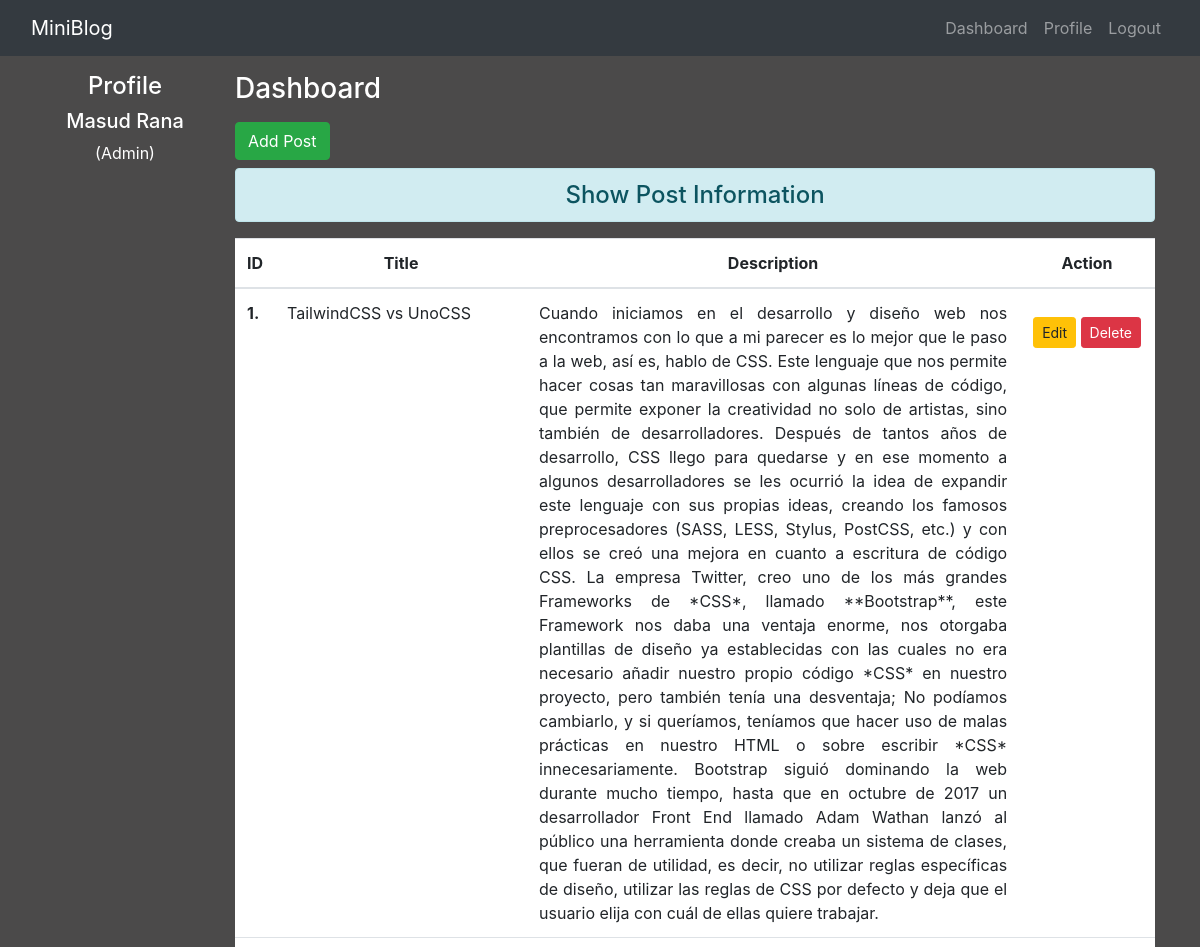
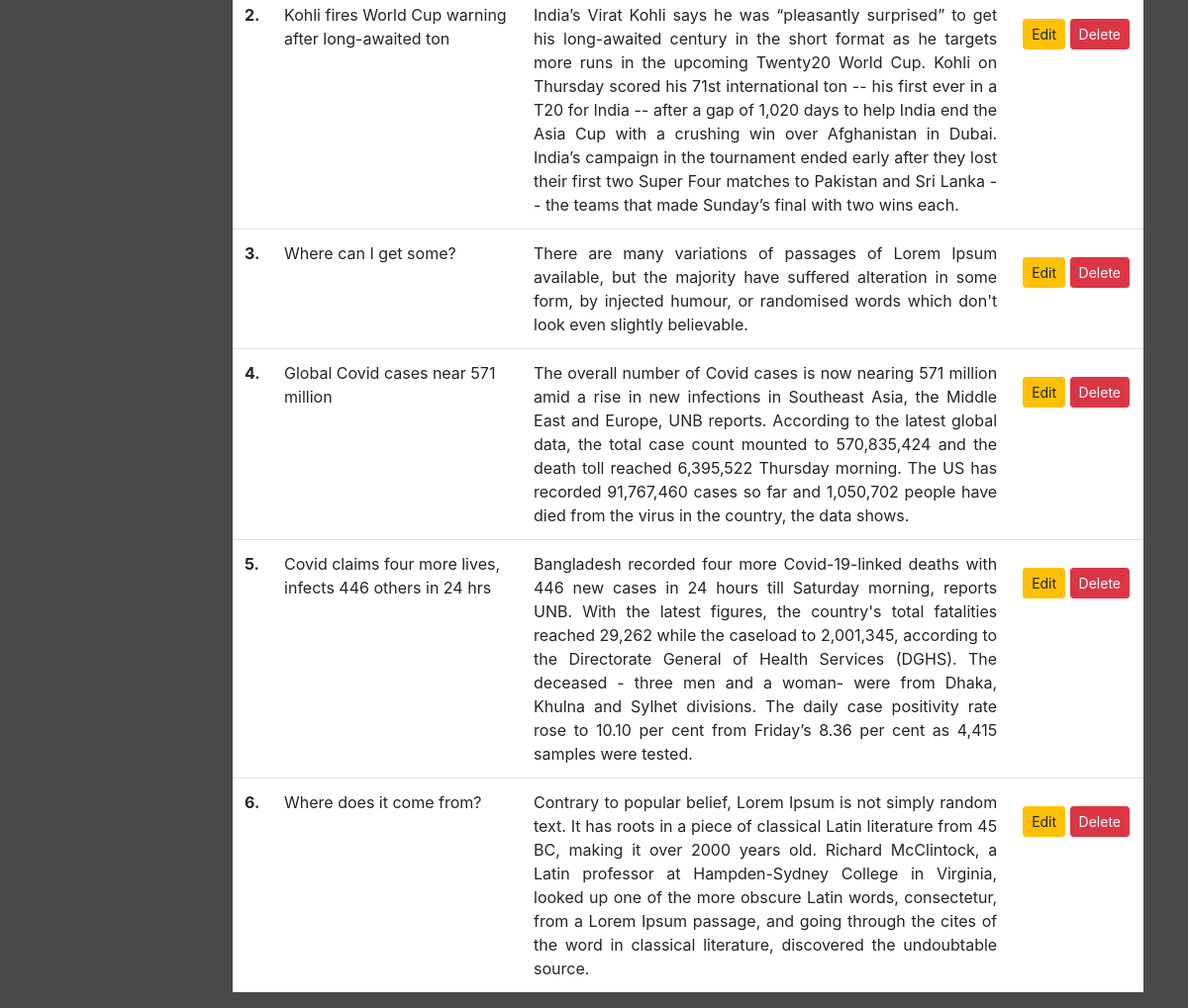
The page /dashboard/ (signed in) on the database its author committed (2 pictures, top to bottom).
### blog/models.py (models this page shows)
class Post(models.Model):
    title = models.CharField(max_length=150)
    desc = models.TextField()
    class Meta:
        ordering = ('-id',)

### blog/views.py (the view)
# urls.py: path('dashboard/', views.dashboard, name='dashboard'),
def dashboard(request):
    if request.user.is_authenticated:
        posts = Post.objects.all()
        user = request.user
        fname = user.get_full_name()
        authgroups = user.groups.all
        return render(request, 'blog/dashboard.html', {'posts':posts,'fname':fname, 'groups':authgroups})
    else:
        return HttpResponseRedirect('/login/')

### blog/templates/blog/dashboard.html (shortened to what this page needs)
{% extends 'blog/base.html' %}
{% load static %}
{% block side %}
            <span class='col-md-2 text-white my-3 text-center'>
            <h4>Profile</h4>
            <h5>{{fname}}</h5>
            {% for group in groups %}
                <p>({{group.name}})</p>
            {% endfor %}
        </span>
    {% endblock side %}
{% block content %}
<div class="col-md-10 col-sm-12">
    <h3 class='text-white my-3'>Dashboard</h3>
    <a href="{% url 'addpost' %}" class='btn btn-success font-weight-normal'>Add Post</a>
    <h4 class='text-center alert alert-info mt-2'>Show Post Information</h4>
    {% if posts %}
    <table class='table table-hover bg-white'>
        <thead class='text-center'>
            <tr>
                <th scope='col' style='width:2%'>ID</th>
                <th scope='col' style='width:28%'>Title</th>
                <th scope='col' style='width:55%'>Description</th>
                <th scope='col' style='width:15%'>Action</th>
            </tr>
        </thead>
        <tbody>
            {% for post in posts %}
            <tr>
                <th scope='row'>{{ forloop.counter }}.</th>
                <td>{{post.title}}</td>
                <td class='text-justify'>{{post.desc}}</td>
                <td class='text-center'>
                    <a href="{% url 'updatepost' post.id %}" class='btn btn-warning btn-sm my-3 font-weight-normal'>Edit</a>
                    {% if perms.blog.delete_post %}
                    <form action="{% url 'deletepost' post.id %}" method='post' class='d-inline'>
                        <input onclick="return confirm('Are you sure you want to delete this post?');" type="submit" class='btn btn-danger btn-sm my-3 font-weight-normal' value="Delete">
                    </form>
                    {% endif %}
                </td>
            </tr>
            {% endfor %}
        </tbody>
    </table>
    {% else %}
        <h4 class='text-center alert alert-warning'>No Records</h4>
    {% endif %}
</div>
{% endblock content %}

### blog/static/blog/css/style.css (style rules this page uses)
body { background-color: rgb(75, 74, 74); color: antiquewhite; }

### rows shown on the page
Post: title "TailwindCSS vs UnoCSS", desc "Cuando iniciamos en el desarrollo y diseño web nos encontramos con lo que a mi parecer es lo mejor que le paso a la web, así es, hablo de CSS. Este lenguaje que nos permite hacer cosas tan maravillosas con algunas líneas de código, que permite exponer la creatividad no solo de artistas, sino también de desarrolladores. Después de tantos años de desarrollo, CSS llego para quedarse y en ese momento a algunos desarrolladores se les ocurrió la idea de expandir este lenguaje con sus propias ideas, creando los famosos preprocesadores (SASS, LESS, Stylus, PostCSS, etc.) y con ellos se creó una mejora en cuanto a escritura de código CSS. La empresa Twitter, creo uno de los más grandes Frameworks de…"
Post: title "Kohli fires World Cup warning after long-awaited ton", desc "India’s Virat Kohli says he was “pleasantly surprised” to get his long-awaited century in the short format as he targets more runs in the upcoming Twenty20 World Cup. Kohli on Thursday scored his 71st international ton -- his first ever in a T20 for India -- after a gap of 1,020 days to help India end the Asia Cup with a crushing win over Afghanistan in Dubai. India’s campaign in the tournament ended early after they lost their first two Super Four matches to Pakistan and Sri Lanka -- the teams that made Sunday’s final with two wins each."
Post: title "Where can I get some?", desc "There are many variations of passages of Lorem Ipsum available, but the majority have suffered alteration in some form, by injected humour, or randomised words which don't look even slightly believable."
Post: title "Global Covid cases near 571 million", desc "The overall number of Covid cases is now nearing 571 million amid a rise in new infections in Southeast Asia, the Middle East and Europe, UNB reports. According to the latest global data, the total case count mounted to 570,835,424 and the death toll reached 6,395,522 Thursday morning. The US has recorded 91,767,460 cases so far and 1,050,702 people have died from the virus in the country, the data shows."
Post: title "Covid claims four more lives, infects 446 others in 24 hrs", desc "Bangladesh recorded four more Covid-19-linked deaths with 446 new cases in 24 hours till Saturday morning, reports UNB. With the latest figures, the country's total fatalities reached 29,262 while the caseload to 2,001,345, according to the Directorate General of Health Services (DGHS). The deceased - three men and a woman- were from Dhaka, Khulna and Sylhet divisions. The daily case positivity rate rose to 10.10 per cent from Friday’s 8.36 per cent as 4,415 samples were tested."
Post: title "Where does it come from?", desc "Contrary to popular belief, Lorem Ipsum is not simply random text. It has roots in a piece of classical Latin literature from 45 BC, making it over 2000 years old. Richard McClintock, a Latin professor at Hampden-Sydney College in Virginia, looked up one of the more obscure Latin words, consectetur, from a Lorem Ipsum passage, and going through the cites of the word in classical literature, discovered the undoubtable source."

### other values the page prints
{{ fname }} "Masud Rana"
{{ group.name }} "Admin"
